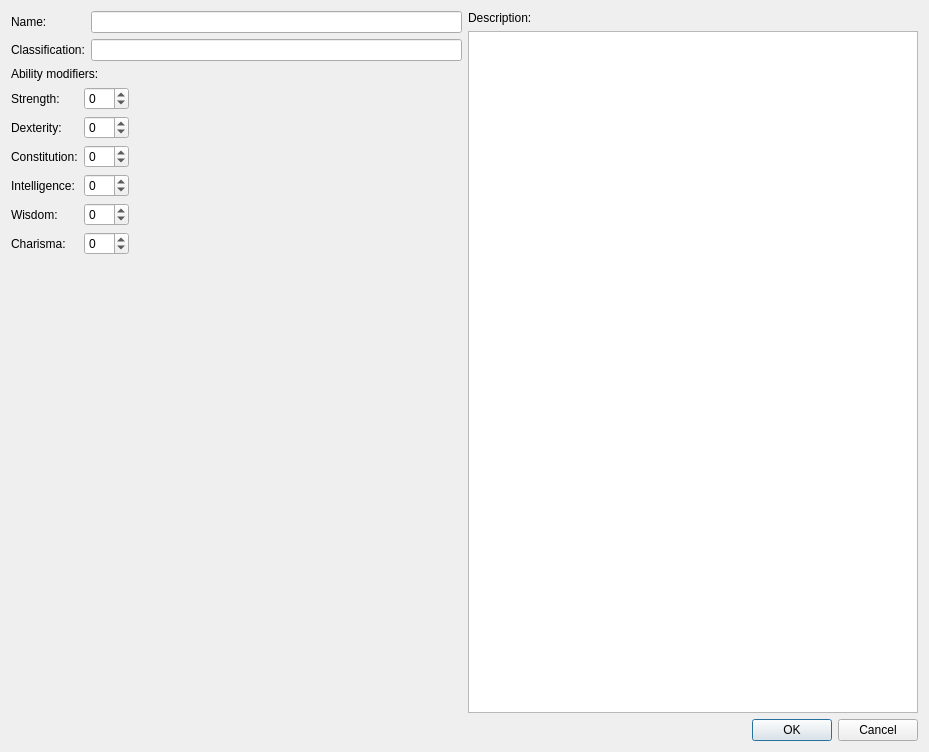
<?xml version="1.0" encoding="UTF-8"?>
<ui version="4.0">
 <class>RaceEditDialog</class>
 <widget class="QDialog" name="RaceEditDialog">
  <property name="geometry">
   <rect>
    <x>0</x>
    <y>0</y>
    <width>929</width>
    <height>752</height>
   </rect>
  </property>
  <property name="windowTitle">
   <string>Dialog</string>
  </property>
  <layout class="QGridLayout" name="gridLayout">
   <item row="0" column="0">
    <layout class="QVBoxLayout" name="verticalLayout_4">
     <item>
      <layout class="QHBoxLayout" name="horizontalLayout">
       <item>
        <layout class="QVBoxLayout" name="verticalLayout_3">
         <item>
          <layout class="QFormLayout" name="formLayout">
           <item row="0" column="0">
            <widget class="QLabel" name="label">
             <property name="text">
              <string>Name:</string>
             </property>
            </widget>
           </item>
           <item row="0" column="1">
            <widget class="QLineEdit" name="lineEditName"/>
           </item>
           <item row="1" column="0">
            <widget class="QLabel" name="label_2">
             <property name="text">
              <string>Classification:</string>
             </property>
            </widget>
           </item>
           <item row="1" column="1">
            <widget class="QLineEdit" name="lineEditClassification"/>
           </item>
          </layout>
         </item>
         <item>
          <layout class="QVBoxLayout" name="verticalLayout_2">
           <item>
            <widget class="QLabel" name="label_3">
             <property name="text">
              <string>Ability modifiers:</string>
             </property>
            </widget>
           </item>
           <item>
            <layout class="QFormLayout" name="formLayoutAbilities">
             <item row="0" column="0">
              <widget class="QLabel" name="labelStr">
               <property name="text">
                <string>Strength:</string>
               </property>
              </widget>
             </item>
             <item row="0" column="1">
              <layout class="QHBoxLayout" name="horizontalLayoutStr">
               <item>
                <widget class="QSpinBox" name="spinBoxStr">
                 <property name="minimum">
                  <number>-99</number>
                 </property>
                </widget>
               </item>
               <item>
                <spacer name="horizontalSpacer_2">
                 <property name="orientation">
                  <enum>Qt::Horizontal</enum>
                 </property>
                 <property name="sizeHint" stdset="0">
                  <size>
                   <width>40</width>
                   <height>20</height>
                  </size>
                 </property>
                </spacer>
               </item>
              </layout>
             </item>
             <item row="1" column="0">
              <widget class="QLabel" name="labelDex">
               <property name="text">
                <string>Dexterity:</string>
               </property>
              </widget>
             </item>
             <item row="1" column="1">
              <layout class="QHBoxLayout" name="horizontalLayoutDex">
               <item>
                <widget class="QSpinBox" name="spinBoxDex">
                 <property name="minimum">
                  <number>-99</number>
                 </property>
                </widget>
               </item>
               <item>
                <spacer name="horizontalSpacer_3">
                 <property name="orientation">
                  <enum>Qt::Horizontal</enum>
                 </property>
                 <property name="sizeHint" stdset="0">
                  <size>
                   <width>40</width>
                   <height>20</height>
                  </size>
                 </property>
                </spacer>
               </item>
              </layout>
             </item>
             <item row="2" column="0">
              <widget class="QLabel" name="labelCon">
               <property name="text">
                <string>Constitution:</string>
               </property>
              </widget>
             </item>
             <item row="2" column="1">
              <layout class="QHBoxLayout" name="horizontalLayoutStr_2">
               <item>
                <widget class="QSpinBox" name="spinBoxCon">
                 <property name="minimum">
                  <number>-99</number>
                 </property>
                </widget>
               </item>
               <item>
                <spacer name="horizontalSpacer_5">
                 <property name="orientation">
                  <enum>Qt::Horizontal</enum>
                 </property>
                 <property name="sizeHint" stdset="0">
                  <size>
                   <width>40</width>
                   <height>20</height>
                  </size>
                 </property>
                </spacer>
               </item>
              </layout>
             </item>
             <item row="3" column="0">
              <widget class="QLabel" name="label_5">
               <property name="text">
                <string>Intelligence:</string>
               </property>
              </widget>
             </item>
             <item row="3" column="1">
              <layout class="QHBoxLayout" name="horizontalLayoutStr_3">
               <item>
                <widget class="QSpinBox" name="spinBoxInt">
                 <property name="minimum">
                  <number>-99</number>
                 </property>
                </widget>
               </item>
               <item>
                <spacer name="horizontalSpacer_6">
                 <property name="orientation">
                  <enum>Qt::Horizontal</enum>
                 </property>
                 <property name="sizeHint" stdset="0">
                  <size>
                   <width>40</width>
                   <height>20</height>
                  </size>
                 </property>
                </spacer>
               </item>
              </layout>
             </item>
             <item row="4" column="0">
              <widget class="QLabel" name="label_6">
               <property name="text">
                <string>Wisdom:</string>
               </property>
              </widget>
             </item>
             <item row="4" column="1">
              <layout class="QHBoxLayout" name="horizontalLayoutStr_4">
               <item>
                <widget class="QSpinBox" name="spinBoxWis">
                 <property name="minimum">
                  <number>-99</number>
                 </property>
                </widget>
               </item>
               <item>
                <spacer name="horizontalSpacer_7">
                 <property name="orientation">
                  <enum>Qt::Horizontal</enum>
                 </property>
                 <property name="sizeHint" stdset="0">
                  <size>
                   <width>40</width>
                   <height>20</height>
                  </size>
                 </property>
                </spacer>
               </item>
              </layout>
             </item>
             <item row="5" column="0">
              <widget class="QLabel" name="label_7">
               <property name="text">
                <string>Charisma:</string>
               </property>
              </widget>
             </item>
             <item row="5" column="1">
              <layout class="QHBoxLayout" name="horizontalLayoutStr_5">
               <item>
                <widget class="QSpinBox" name="spinBoxCha">
                 <property name="minimum">
                  <number>-99</number>
                 </property>
                </widget>
               </item>
               <item>
                <spacer name="horizontalSpacer_8">
                 <property name="orientation">
                  <enum>Qt::Horizontal</enum>
                 </property>
                 <property name="sizeHint" stdset="0">
                  <size>
                   <width>40</width>
                   <height>20</height>
                  </size>
                 </property>
                </spacer>
               </item>
              </layout>
             </item>
             <item row="6" column="1">
              <spacer name="verticalSpacer">
               <property name="orientation">
                <enum>Qt::Vertical</enum>
               </property>
               <property name="sizeHint" stdset="0">
                <size>
                 <width>20</width>
                 <height>40</height>
                </size>
               </property>
              </spacer>
             </item>
            </layout>
           </item>
          </layout>
         </item>
        </layout>
       </item>
       <item>
        <layout class="QVBoxLayout" name="verticalLayout">
         <item>
          <widget class="QLabel" name="label_4">
           <property name="text">
            <string>Description:</string>
           </property>
          </widget>
         </item>
         <item>
          <widget class="QTextEdit" name="textEditDescription"/>
         </item>
        </layout>
       </item>
      </layout>
     </item>
     <item>
      <widget class="QDialogButtonBox" name="buttonBox">
       <property name="orientation">
        <enum>Qt::Horizontal</enum>
       </property>
       <property name="standardButtons">
        <set>QDialogButtonBox::Cancel|QDialogButtonBox::Ok</set>
       </property>
      </widget>
     </item>
    </layout>
   </item>
  </layout>
 </widget>
 <resources/>
 <connections>
  <connection>
   <sender>buttonBox</sender>
   <signal>accepted()</signal>
   <receiver>RaceEditDialog</receiver>
   <slot>accept()</slot>
   <hints>
    <hint type="sourcelabel">
     <x>248</x>
     <y>254</y>
    </hint>
    <hint type="destinationlabel">
     <x>157</x>
     <y>274</y>
    </hint>
   </hints>
  </connection>
  <connection>
   <sender>buttonBox</sender>
   <signal>rejected()</signal>
   <receiver>RaceEditDialog</receiver>
   <slot>reject()</slot>
   <hints>
    <hint type="sourcelabel">
     <x>316</x>
     <y>260</y>
    </hint>
    <hint type="destinationlabel">
     <x>286</x>
     <y>274</y>
    </hint>
   </hints>
  </connection>
 </connections>
</ui>
